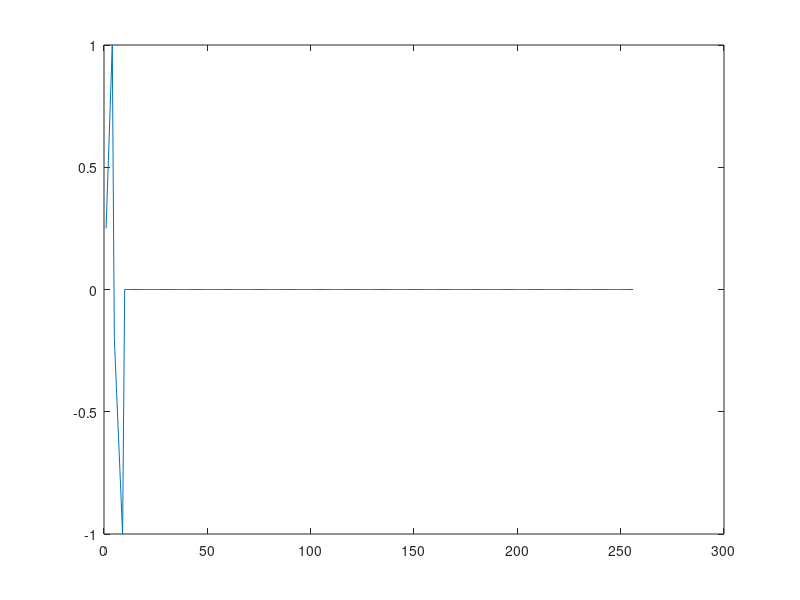

The MATLAB script that drew this image:
%=================================================
%Demo Mfcc
%=================================================
%fmin: min frequency=300
%fmax: max frequency=8000
%i: 10 filterbanks
%nftt=256
%samplerate=8000
%=================================================
fmin=0;
fmax=4000;
i=1;
n=10;
h=[];
f=[];
nfft=256;
samplerate=8000;
F_bank=[];

  mi = 1125 * log(1+fmin/700);
  ma = 1125 * log(1+fmax/700);

d=(ma-mi)/(n+1);

m = [mi:d:ma];

h=700*(exp(m/1125) - 1);

f = floor((nfft+1)*h/samplerate);

k=1;i=2;

 for i = 2%:11
    for  k=1:1:256 
        if k < f(1,i-1)
            F_bank(i,k)=0;
        end
        if ((k >= f(1,i-1))&(k<=f(1,i)))
            F_bank(i,k)=(k - f(1,i-1))/(f(1,i)-f(1,i-1));               
        else
            if ((k >= f(1,i))&(k<=f(1,i+1)))
                F_bank(i,k)=(f(1,i) - k )/(f(1,i+1)-f(1,i));
            end
        end
        if k > f(1,i+1)
            F_bank(i,k)=0;               
        end       
    end   
 end
 
 
plot(F_bank(2,:)) 
% k = 10;
%hilbert = zeros(k,k);      % Preallocate matrix

%for m = 1:k
 %   for n = 1:k
  %      hilbert(m,n) = 1/(m+n -1);
   % end
%end

